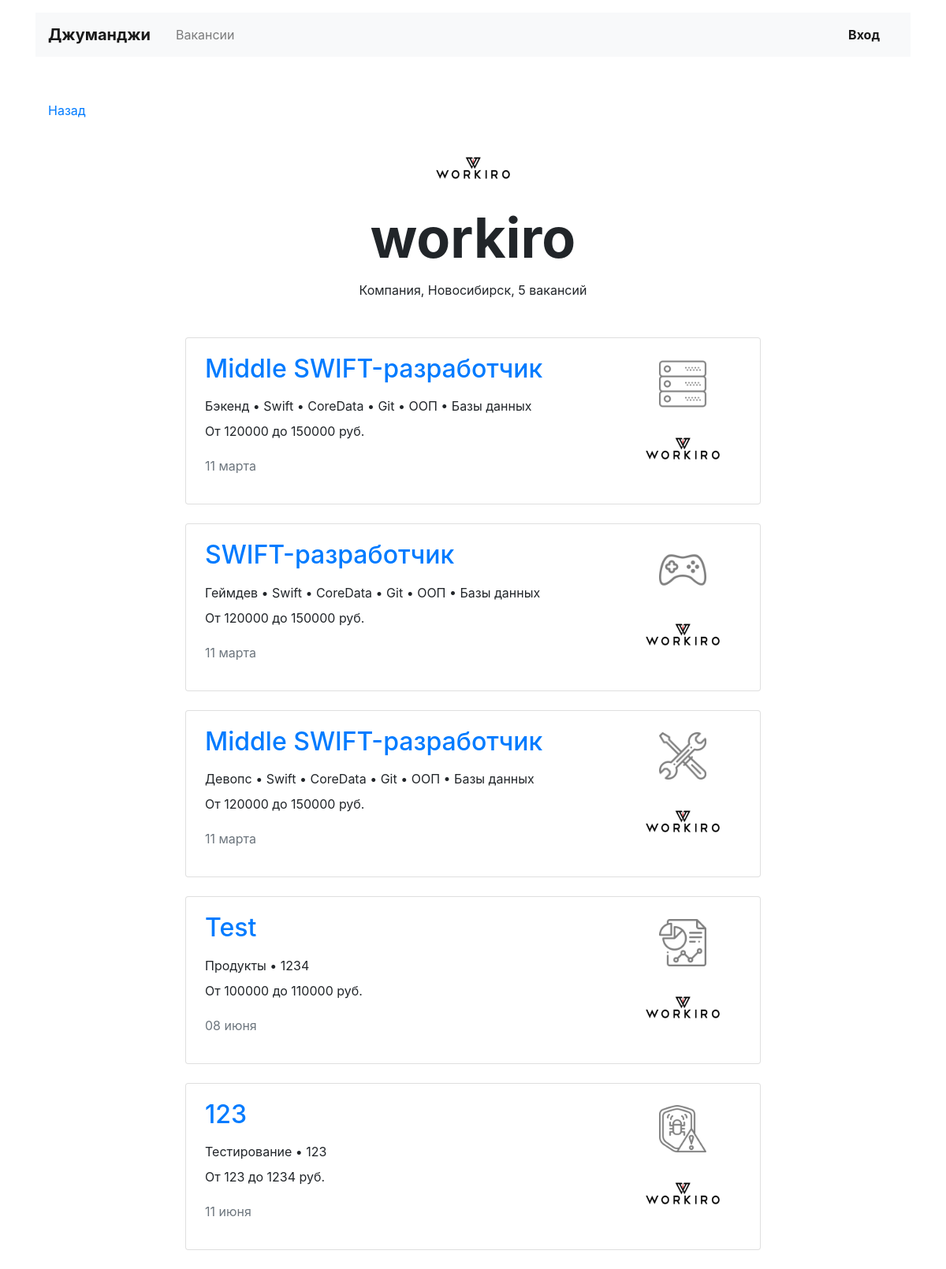
Screenshot of /companies/1 with the database file from the repository.
### vacancies/models.py (models this page shows, shortened)
class Company(models.Model):
    name = models.CharField(max_length=64)
    location = models.CharField(max_length=64)
    logo = models.ImageField(upload_to=settings.MEDIA_COMPANY_IMAGE_DIR)
    description = models.TextField()
    employee_count = models.IntegerField()
    owner = models.OneToOneField(settings.AUTH_USER_MODEL, on_delete=models.CASCADE)
    class Meta:
        verbose_name = 'Компания'
        verbose_name_plural = 'Компании'

class Vacancy(models.Model):
    title = models.CharField(max_length=64)
    specialty = models.ForeignKey(Specialty, on_delete=models.CASCADE, related_name='vacancies')
    company = models.ForeignKey(Company, on_delete=models.CASCADE, related_name='vacancies')
    skills = models.TextField()
    description = models.TextField()
    salary_min = models.IntegerField()
    salary_max = models.IntegerField()
    published_at = models.DateField(auto_now_add=True)
    class Meta:
        verbose_name = 'Вакансия'
        verbose_name_plural = 'Вакансии'

class Specialty(models.Model):
    code = models.CharField(max_length=64, unique=True)
    title = models.CharField(max_length=64)
    picture = models.ImageField(upload_to=settings.MEDIA_SPECIALITY_IMAGE_DIR)
    class Meta:
        verbose_name = 'Специализация'
        verbose_name_plural = 'Специализации'

### vacancies/views/public.py (the view)
# urls.py: path('companies/<int:pk>', ListVacanciesByCompanyView.as_view(), name='company'),
class ListVacanciesByCompanyView(ListView):
    model = Vacancy
    context_object_name = 'vacancies'
    template_name = 'vacancies/company/company.html'
    def get_queryset(self):
        return (
            self.model.objects
            .filter(company__id=self.kwargs['pk'])
            .select_related('specialty', 'company')
        )
    def get_context_data(self, **kwargs):
        context = super().get_context_data(**kwargs)
        context['company'] = get_object_or_404(Company, id=self.kwargs['pk'])
        return context

### vacancies/templatetags/ru_pluralize.py (called while the page is built)
@register.filter()
def ru_pluralize(number, arg: str = 'ночь,ночи,ночей'):
    nominative_singular, genitive_singular, genitive_plural = arg.split(',')
    number = abs(number)
    if number % 10 in [0, 5, 6, 7, 8, 9] or 11 <= number % 100 <= 19:
        return f'{number} {genitive_plural}'
    elif number % 10 == 1:
        return f'{number} {nominative_singular}'
    else:
        return f'{number} {genitive_singular}'

### vacancies/templates/vacancies/company/company.html (shortened to what this page needs)
{% extends "../base/base.html" %}
{% load ru_pluralize %}
{% block content %}
<div class="navbar mt-5">
  <p><a href="{% url 'home' %}">Назад</a></p>
</div>
<section>
  <div class="text-center">
    <img src="{{ company.logo.url }}" width="130" height="80" alt="{{ company.name }}">
  </div>
  <h1 class="h1 text-center mx-auto mt-0 pt-1" style="font-size: 70px;"><strong>{{ company.name }}</strong></h1>
  <p class="text-center pt-1">Компания, {{ company.location }}, {{ vacancies|length|ru_pluralize:'вакансия, вакансии, вакансий' }}</p>
  <div class="row mt-5">
      <div class="col-12 col-lg-8 offset-lg-2 m-auto">
      {% load i18n %}
        {% language 'ru' %}
          {% for vacancy in vacancies %}
              {% include '../vacancy/vacancy_card.html' %}
          {% endfor %}
        {% endlanguage %}
      </div>
  </div>
</section>
{% endblock content %}

### vacancies/templates/vacancies/vacancy/vacancy_card.html
<div class="card mb-4">
    <div class="card-body px-4">
      <div class="row">
        <div class="col-12 col-md-8 col-lg-9">
          <a href="{% url 'vacancy' vacancy.id %}"><h2 class="h2 pb-2">{{ vacancy.title }}</h2></a>
          <p class="mb-2">{{ vacancy.specialty.title }} • {{ vacancy.skills }}</p>
          <p>От {{ vacancy.salary_min }} до {{ vacancy.salary_max }} руб.</p>
          <p class="text-muted pt-1">{{ vacancy.published_at|date:'d E' }}</p>
        </div>
        <div class="col-12 col-md-4 col-lg-3 d-flex flex-md-column flex-row align-items-center justify-content-around">
            <a href="{% url 'vacancies_by_speciality' vacancy.specialty.code %}"><img src="{{ vacancy.specialty.picture.url }}" width="60" height="60" alt="{{ vacancy.specialty.title }}"></a>
            <a href="{% url 'company' vacancy.company.id %}"><img src="{{ vacancy.company.logo.url }}" width="130" height="80" alt="{{ vacancy.company.name }}"></a>
        </div>
      </div>
    </div>
</div>

### rows the page displays
Company: logo (picture), name "workiro", location "Новосибирск"
Vacancy: title "Middle SWIFT-разработчик", specialty "Бэкенд", skills "Swift • CoreData • Git • ООП • Базы данных", salary_min "120000", salary_max "150000", published_at "11 марта", specialty.picture (picture), company.logo (picture)
Vacancy: title "SWIFT-разработчик", specialty "Геймдев", skills "Swift • CoreData • Git • ООП • Базы данных", salary_min "120000", salary_max "150000", published_at "11 марта", specialty.picture (picture), company.logo (picture)
Vacancy: title "Middle SWIFT-разработчик", specialty "Девопс", skills "Swift • CoreData • Git • ООП • Базы данных", salary_min "120000", salary_max "150000", published_at "11 марта", specialty.picture (picture), company.logo (picture)
Vacancy: title "Test", specialty "Продукты", skills "1234", salary_min "100000", salary_max "110000", published_at "08 июня", specialty.picture (picture), company.logo (picture)
Vacancy: title "123", specialty "Тестирование", skills "123", salary_min "123", salary_max "1234", published_at "11 июня", specialty.picture (picture), company.logo (picture)

### other values shown
{{ vacancies|length|ru_pluralize:'вакансия, вакансии, вакансий' }} "5 вакансий"
